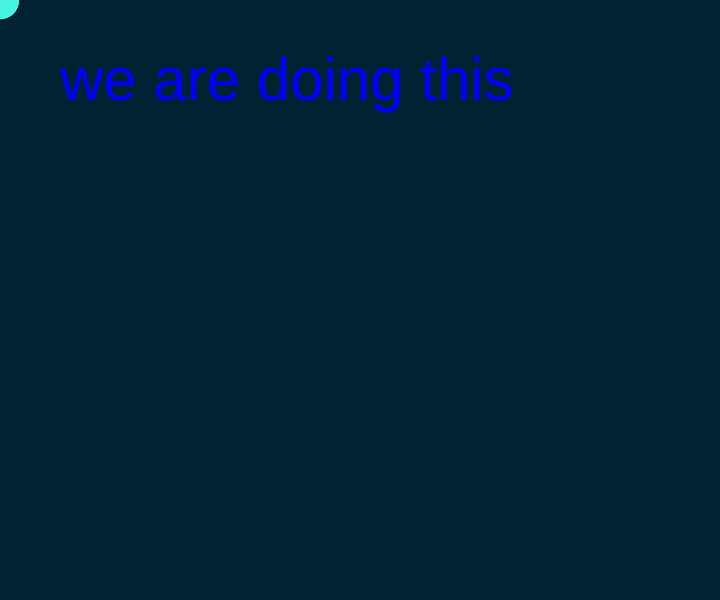
Frame 1 (no input)
Frame 60 (no input): identical to frame 1, image omitted
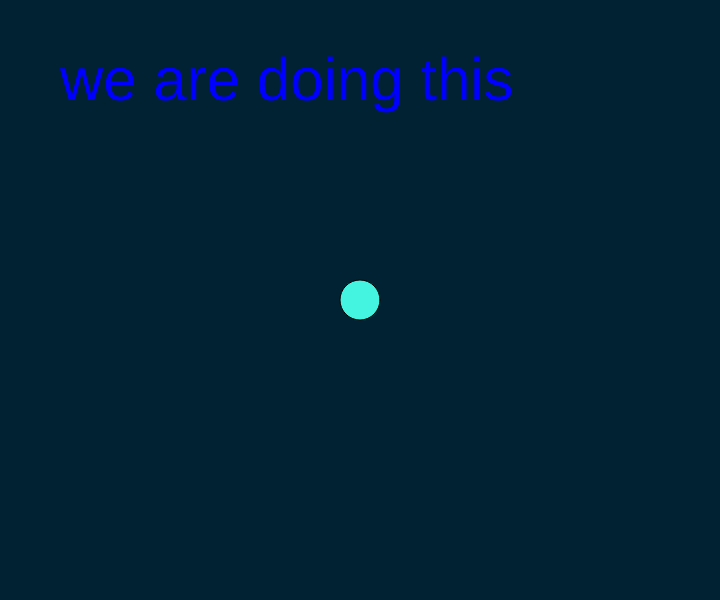
Frame 120 (the mouse pressed at the canvas centre since frame 60)

The p5.js sketch that drew these frames (run headless with seeded random() and noise() and a simulated clock; from frame 60 on, the mouse is pressed at the canvas centre):

// p5.js sketch
// ── sketch.js
function setup() {
	
	createCanvas(720,600);
}

function draw() {

	background("#002233");

	//this circle will follow my mouse
	fill("#44f3e0");
	ellipse(mouseX,mouseY,40,40);

	fill("blue");
	textSize(60);
	text("we are doing this", 60, 100);
}
